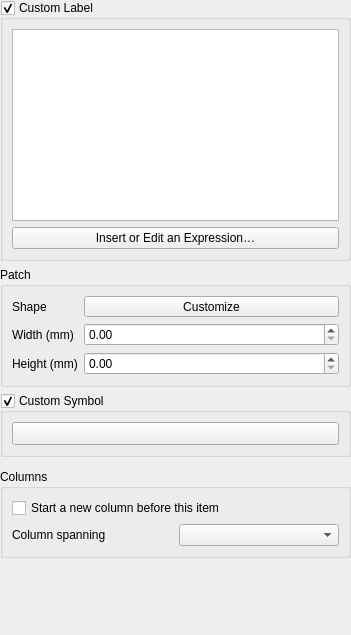
<?xml version="1.0" encoding="UTF-8"?>
<ui version="4.0">
 <class>QgsLayoutLegendNodeWidgetBase</class>
 <widget class="QgsPanelWidget" name="QgsLayoutLegendNodeWidgetBase">
  <property name="geometry">
   <rect>
    <x>0</x>
    <y>0</y>
    <width>351</width>
    <height>635</height>
   </rect>
  </property>
  <property name="windowTitle">
   <string notr="true">Form</string>
  </property>
  <layout class="QGridLayout" name="gridLayout">
   <property name="leftMargin">
    <number>0</number>
   </property>
   <property name="topMargin">
    <number>0</number>
   </property>
   <property name="rightMargin">
    <number>0</number>
   </property>
   <property name="bottomMargin">
    <number>0</number>
   </property>
   <item row="0" column="0" colspan="2">
    <widget class="QGroupBox" name="mLabelGroup">
     <property name="title">
      <string>Custom Label</string>
     </property>
     <property name="checkable">
      <bool>true</bool>
     </property>
     <layout class="QGridLayout" name="gridLayout_3">
      <item row="0" column="0">
       <widget class="QPlainTextEdit" name="mLabelEdit">
        <property name="minimumSize">
         <size>
          <width>0</width>
          <height>150</height>
         </size>
        </property>
       </widget>
      </item>
      <item row="1" column="0">
       <widget class="QPushButton" name="mInsertExpressionButton">
        <property name="text">
         <string>Insert or Edit an Expression…</string>
        </property>
       </widget>
      </item>
     </layout>
    </widget>
   </item>
   <item row="2" column="0" colspan="2">
    <widget class="QGroupBox" name="mPatchGroup">
     <property name="title">
      <string>Patch</string>
     </property>
     <layout class="QGridLayout" name="gridLayout_2" columnstretch="0,1">
      <item row="0" column="0">
       <widget class="QLabel" name="mPatchShapeLabel">
        <property name="text">
         <string>Shape</string>
        </property>
       </widget>
      </item>
      <item row="0" column="1">
       <widget class="QgsLegendPatchShapeButton" name="mPatchShapeButton">
        <property name="sizePolicy">
         <sizepolicy hsizetype="Preferred" vsizetype="Preferred">
          <horstretch>0</horstretch>
          <verstretch>0</verstretch>
         </sizepolicy>
        </property>
        <property name="text">
         <string>Customize</string>
        </property>
       </widget>
      </item>
      <item row="1" column="0">
       <widget class="QLabel" name="mPatchWidthLabel">
        <property name="text">
         <string>Width (mm)</string>
        </property>
       </widget>
      </item>
      <item row="1" column="1">
       <widget class="QgsDoubleSpinBox" name="mWidthSpinBox">
        <property name="maximum">
         <double>9999.989999999999782</double>
        </property>
       </widget>
      </item>
      <item row="2" column="0">
       <widget class="QLabel" name="mPatchHeightLabel">
        <property name="text">
         <string>Height (mm)</string>
        </property>
       </widget>
      </item>
      <item row="2" column="1">
       <widget class="QgsDoubleSpinBox" name="mHeightSpinBox">
        <property name="maximum">
         <double>9999.989999999999782</double>
        </property>
       </widget>
      </item>
     </layout>
    </widget>
   </item>
   <item row="5" column="0" colspan="2">
    <widget class="QGroupBox" name="groupBox_3">
     <property name="title">
      <string>Columns</string>
     </property>
     <layout class="QGridLayout" name="gridLayout_4" columnstretch="0,0">
      <item row="1" column="1">
       <widget class="QComboBox" name="mColumnSplitBehaviorComboBox"/>
      </item>
      <item row="1" column="0">
       <widget class="QLabel" name="mColumnSplitLabel">
        <property name="text">
         <string>Column spanning</string>
        </property>
       </widget>
      </item>
      <item row="0" column="0" colspan="2">
       <widget class="QCheckBox" name="mColumnBreakBeforeCheckBox">
        <property name="text">
         <string>Start a new column before this item</string>
        </property>
       </widget>
      </item>
     </layout>
    </widget>
   </item>
   <item row="3" column="0" colspan="2">
    <widget class="QGroupBox" name="mCustomSymbolCheckBox">
     <property name="title">
      <string>Custom Symbol</string>
     </property>
     <property name="checkable">
      <bool>true</bool>
     </property>
     <layout class="QVBoxLayout" name="verticalLayout">
      <item>
       <widget class="QgsSymbolButton" name="mCustomSymbolButton">
        <property name="enabled">
         <bool>true</bool>
        </property>
        <property name="sizePolicy">
         <sizepolicy hsizetype="Preferred" vsizetype="Preferred">
          <horstretch>0</horstretch>
          <verstretch>0</verstretch>
         </sizepolicy>
        </property>
        <property name="minimumSize">
         <size>
          <width>100</width>
          <height>0</height>
         </size>
        </property>
        <property name="text">
         <string/>
        </property>
       </widget>
      </item>
     </layout>
    </widget>
   </item>
   <item row="6" column="1">
    <spacer name="verticalSpacer">
     <property name="orientation">
      <enum>Qt::Vertical</enum>
     </property>
     <property name="sizeHint" stdset="0">
      <size>
       <width>0</width>
       <height>0</height>
      </size>
     </property>
    </spacer>
   </item>
   <item row="4" column="0" colspan="2">
    <widget class="QgsColorRampLegendNodeWidget" name="mColorRampLegendWidget" native="true"/>
   </item>
  </layout>
 </widget>
 <customwidgets>
  <customwidget>
   <class>QgsDoubleSpinBox</class>
   <extends>QDoubleSpinBox</extends>
   <header>qgsdoublespinbox.h</header>
  </customwidget>
  <customwidget>
   <class>QgsSymbolButton</class>
   <extends>QToolButton</extends>
   <header>qgssymbolbutton.h</header>
  </customwidget>
  <customwidget>
   <class>QgsPanelWidget</class>
   <extends>QWidget</extends>
   <header>qgspanelwidget.h</header>
   <container>1</container>
  </customwidget>
  <customwidget>
   <class>QgsLegendPatchShapeButton</class>
   <extends>QToolButton</extends>
   <header>qgslegendpatchshapebutton.h</header>
  </customwidget>
  <customwidget>
   <class>QgsColorRampLegendNodeWidget</class>
   <extends>QWidget</extends>
   <header>qgscolorramplegendnodewidget.h</header>
   <container>1</container>
  </customwidget>
 </customwidgets>
 <tabstops>
  <tabstop>mLabelEdit</tabstop>
  <tabstop>mInsertExpressionButton</tabstop>
  <tabstop>mPatchShapeButton</tabstop>
  <tabstop>mWidthSpinBox</tabstop>
  <tabstop>mHeightSpinBox</tabstop>
  <tabstop>mCustomSymbolCheckBox</tabstop>
  <tabstop>mCustomSymbolButton</tabstop>
  <tabstop>mColumnBreakBeforeCheckBox</tabstop>
  <tabstop>mColumnSplitBehaviorComboBox</tabstop>
 </tabstops>
 <resources/>
 <connections/>
</ui>
